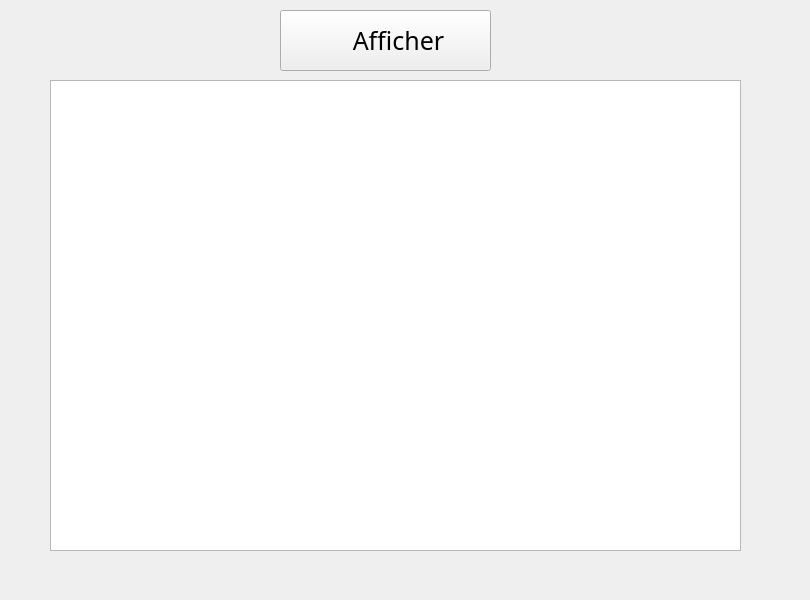
    <widget class="QWidget" name="tab_2">
     <attribute name="title">
      <string>Afficher</string>
     </attribute>
     <widget class="QTableView" name="tableView">
      <property name="geometry">
       <rect>
        <x>50</x>
        <y>80</y>
        <width>691</width>
        <height>471</height>
       </rect>
      </property>
      <property name="font">
       <font>
        <family>Bahnschrift</family>
        <pointsize>10</pointsize>
       </font>
      </property>
     </widget>
     <widget class="QLabel" name="label_59">
      <property name="geometry">
       <rect>
        <x>0</x>
        <y>0</y>
        <width>801</width>
        <height>591</height>
       </rect>
      </property>
      <property name="text">
       <string/>
      </property>
     </widget>
     <widget class="QPushButton" name="pushButton_15">
      <property name="geometry">
       <rect>
        <x>280</x>
        <y>10</y>
        <width>211</width>
        <height>61</height>
       </rect>
      </property>
      <property name="font">
       <font>
        <family>Bahnschrift</family>
        <pointsize>19</pointsize>
       </font>
      </property>
      <property name="text">
       <string>    Afficher</string>
      </property>
     </widget>
     <widget class="QLabel" name="label_60">
      <property name="geometry">
       <rect>
        <x>260</x>
        <y>10</y>
        <width>61</width>
        <height>61</height>
       </rect>
      </property>
      <property name="text">
       <string/>
      </property>
     </widget>
     <zorder>label_59</zorder>
     <zorder>tableView</zorder>
     <zorder>pushButton_15</zorder>
     <zorder>label_60</zorder>
    </widget>
